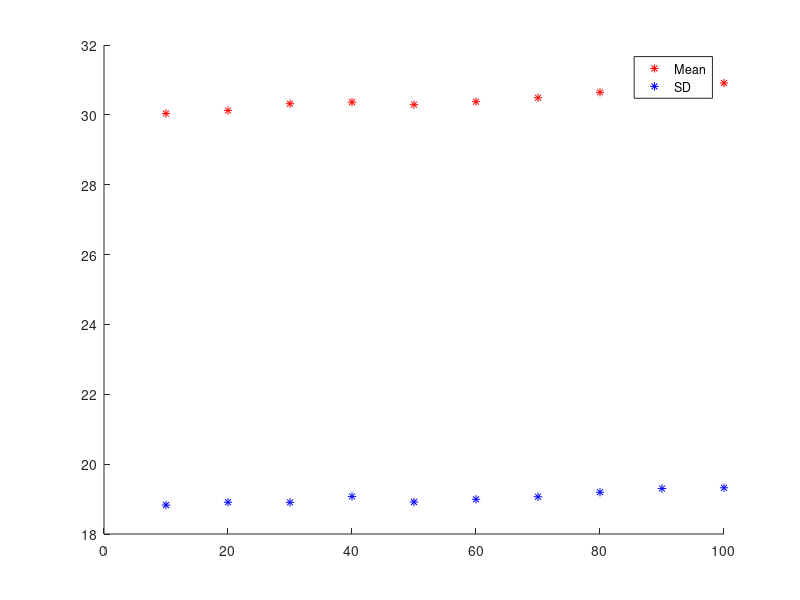

MATLAB code for this plot:
%% Simulate poisson with correlations

% Simulate 36 poisson processes representing gaussian tuning functions. For
% each process assume the underlying population consists of 50 units


popmean = 0;
popstd = 25;
popn = 10;

structure = randi(5,1,popn);

angles = 0:10:350;
contrasts = 10:10:100;

data = zeros(length(contrasts),36,36,popn);

for ci = 1:length(contrasts)
    con = contrasts(ci);
    for pi = 1:length(angles)
        population = angles(pi);
        for ti = 1:length(angles)
            theta = angles(ti);
            % this population prefers angle population, find my firing rate
            spkrate = 10+con*normpdf(theta-population,0,popstd);
            data(ci,pi,ti,:) = structure .* poissrnd(spkrate,1,popn);
        end
    end
end

%% Compute the noise across any particular tuning
figure; hold on
for ci = 1:length(contrasts)
    con = contrasts(ci);
    cdat = squeeze(data(ci,:,:,:));
    
    mu = mean(cdat(:));
    sd = std(cdat(:));
    
    plot(con,mu,'*r');
    plot(con,sd,'*b');
    
end
legend({'Mean','SD'});